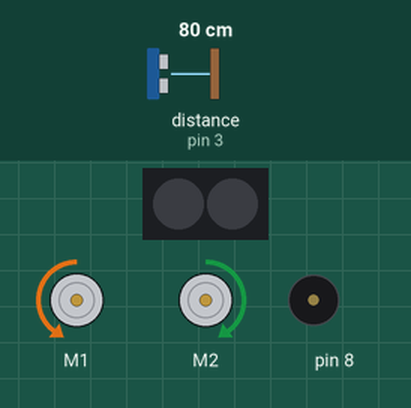
Bench run of a sketch on a simulated Arduino Uno, built with avr-gcc and run on an emulated ATmega328P. Shown: 2 RGB LEDs in strip order, left to right, 2 × DC motor (green arrow = forward, orange = backward, longer = faster), buzzer (waves = sounding). The inputs (shaded band) are chosen by the test bench; at power-on: distance to the obstacle (sensor on pin 3) 80 cm. Dim RGB values are drawn brighter than linear; random numbers use the default seed unless the sketch sets one.

Above: at 1.2 s.
1.3 s: distance to the obstacle (sensor on pin 3) set to 12 cm
2.8 s: distance to the obstacle (sensor on pin 3) set to 9 cm
At 3.6 s:
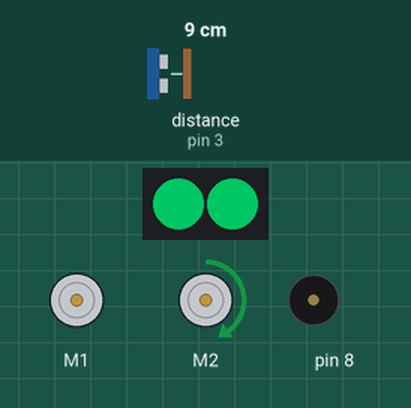
At 5.9 s:
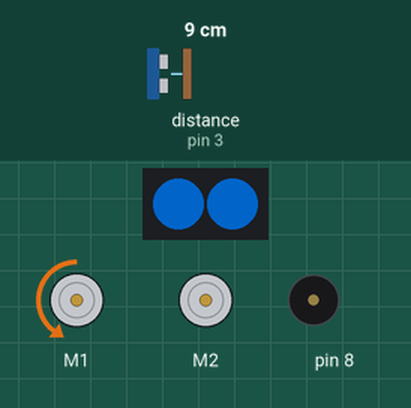
Timing chart, 0 to 12.3 s (numbered marks = the images above; inputs shaded):
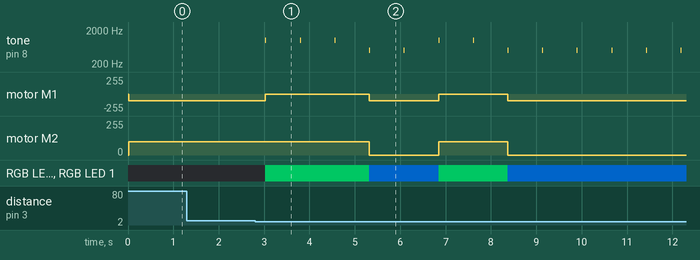

The sketch:

sketch_may29c.ino
```cpp
long r;
#include <MeMCore.h>
#include <Adafruit_NeoPixel.h>
Adafruit_NeoPixel pix(2, 13, NEO_GRB + NEO_KHZ800);
MeDCMotor m1(M1);
MeDCMotor m2(M2);
MeIR ir;
MeUltrasonicSensor s(PORT_3);
MeBuzzer bz;
void setup() {
  // put your setup code here, to run once:
pix.begin();
ir.begin();
Serial.begin(9600);
randomSeed(analogRead(0));
}

void loop() {
  // put your main code here, to run repeatedly:
r = random(0, 2);
if(s.distanceCm() <= 10){
 if(r == 1){
  m1.run(-100);
  m2.run(0);
  pix.setPixelColor(0, pix.Color(0, 51, 102));
  pix.setPixelColor(1, pix.Color(0, 51, 102));
  pix.show();
  bz.tone(500, 10);
 }
 if(r == 0){
  m1.run(0);
  m2.run(100);
  pix.setPixelColor(0, pix.Color(0, 99, 49));
  pix.setPixelColor(1, pix.Color(0, 99, 49));
  pix.show();
  bz.tone(1000, 10);
 }
}
 if(s.distanceCm() > 11){
  m1.run(-100);
  m2.run(100);
  pix.setPixelColor(0, pix.Color(0, 0, 0));
  pix.setPixelColor(1, pix.Color(0, 0, 0));
  pix.show();
 }
 delay(750);
}
```

Measured:
- the behaviour switches between 11 and 10 cm on distance to the obstacle (sensor on pin 3) (found by bisection; images 0 and 1)
- after the input at 1.3 s, every drawn part: stays the same
- after the input at 2.8 s, tone on pin 8: plays 1000 Hz for 0.01 s, 1000 Hz for 0.01 s, 1000 Hz for 0.01 s, 500 Hz for 0.01 s, 500 Hz for 0.01 s, 1000 Hz for 0.01 s … (13 notes in this stretch), starting after 0.23 s; motor M1: backward 100/255 → stopped after 0.23 s, → backward 100/255 2.3 s later, → stopped 1.5 s later, → backward 100/255 1.5 s later
